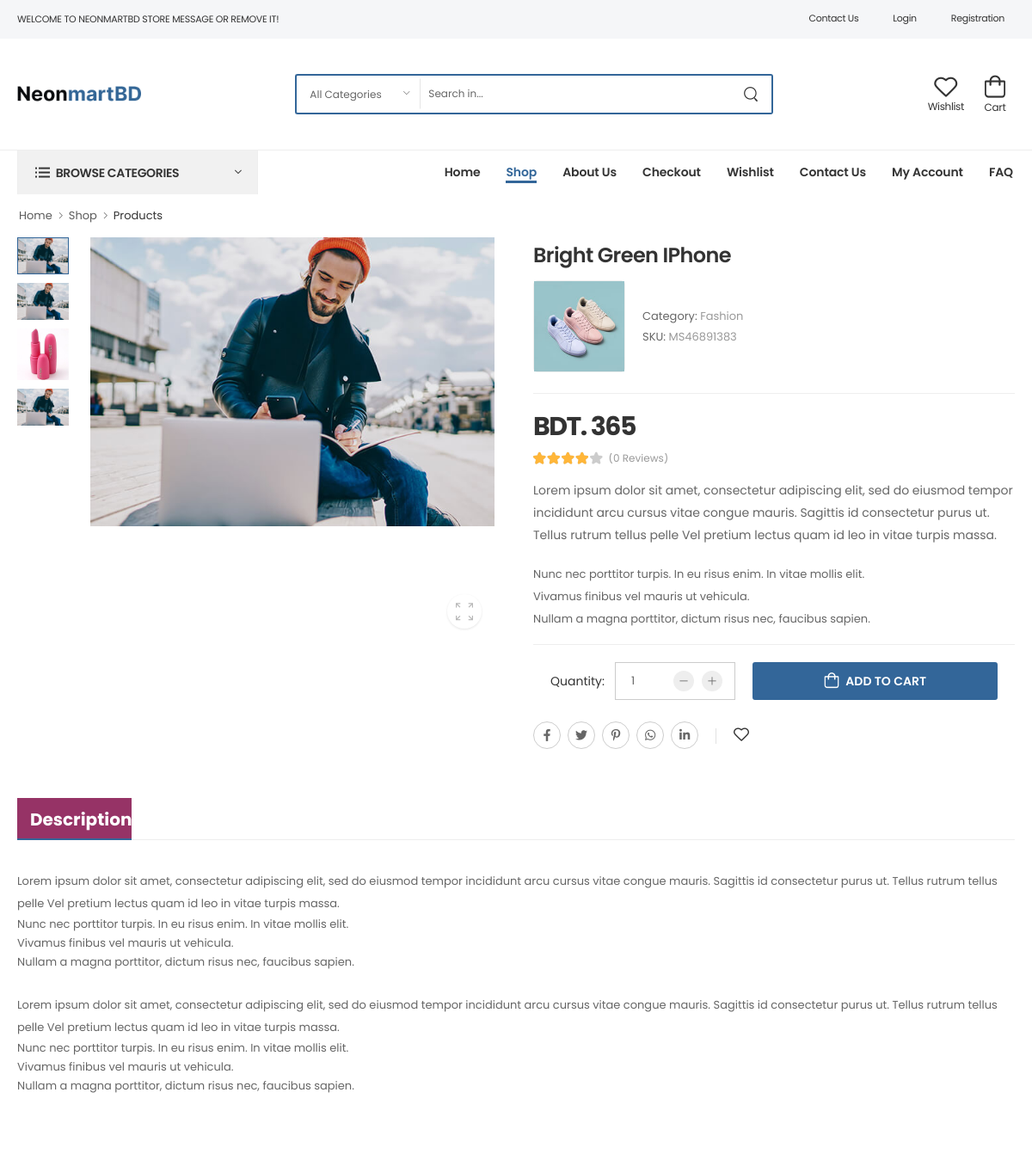
Screenshot of /product-details/bright-green-iphone with the database file from the repository.
### core/models.py (models this page shows, shortened)
class Products(models.Model):
    name = models.CharField(max_length=500)
    category = models.ForeignKey(Category, on_delete=models.CASCADE)
    subcategory = models.ForeignKey(SubCategory,on_delete=models.CASCADE,blank=True, null=True)
    sub_sub_category = models.ForeignKey(SubSubCategory, on_delete=models.CASCADE,blank=True, null=True)
    brand = models.ImageField(upload_to="Brand Image",default="brands/category/1.png")
    sku = models.CharField(max_length=200)
    price = models.PositiveIntegerField()
    stock_status = models.CharField(max_length=100,null=True,blank=True,default="In Stock")
    review = models.PositiveIntegerField(null=True,blank=True,default=0)
    sort_description = RichTextField()
    slug = AutoSlugField(populate_from="name", null=True, unique=True)
    description = RichTextField()
    image = models.ImageField(upload_to="Product Image")
    pdsliderimg1 = models.ImageField(upload_to="Slider Image",blank=True, null=True)
    pdsliderimg2 = models.ImageField(upload_to="Slider Image",blank=True, null=True)
    pdsliderimg3 = models.ImageField(upload_to="Slider Image",blank=True, null=True)

class Category(models.Model):
    name = models.CharField(max_length=500)
    category_img = models.ImageField(upload_to="Category Image",null=True,blank=True)
    filtername = models.CharField(max_length=500, blank=True, null=True)
    def __str__(self):
        return self.name

### core/views.py (the view, shortened to what this page needs)
# urls.py: path('product-details/<slug:slug>', product_details, name="product_details"),
def product_details(request,slug):
    cart = 0
    cart_quantity = 1
    product = Products.objects.get(slug=slug)
    sub_sub_category = SubSubCategory.objects.all()
    sub_category = SubCategory.objects.all()
    category = Category.objects.all()
    home_garden = []
    electronics = []
    fashion = []
    furniture = []
    healthy_beauty = []
    gift_ideas = []
    toy_games = []
    cooking = []
    smart_phones = []
    cameras_photo = []
    accessories = []
    for i in sub_category:
        if i.category.filtername == "home_&_garden":
            home_garden.append(i.name)
        elif i.category.filtername == "electronics":
            electronics.append(i.name)
        elif i.category.filtername == "fashion":
            fashion.append(i.name)
        elif i.category.filtername == "furniture":
            furniture.append(i.name)
        elif i.category.filtername == "healthy_&_beauty":
            healthy_beauty.append(i.name)
        elif i.category.filtername == "gift_ideas":
            gift_ideas.append(i.name)
        elif i.category.filtername == "toy_&_games":
            toy_games.append(i.name)
        elif i.category.filtername == "cooking":
            cooking.append(i.name)
        elif i.category.filtername == "smart_phones":
            smart_phones.append(i.name)
        elif i.category.filtername == "cameras_&_photo":
            cameras_photo.append(i.name)
        elif i.category.filtername == "accessories":
            accessories.append(i.name)
    context = {
        'navbar':'shop',
        'product':product,
        'cart':cart,
        'cart_quantity':cart_quantity,
        'sub_sub_category':sub_sub_category,
        'sub_category':sub_category,
        'home_garden':home_garden,
        'electronics':electronics,
        'fashion':fashion,
        'furniture':furniture,
        'healthy_beauty':healthy_beauty,
        'gift_ideas':gift_ideas,
        'cooking':cooking,
        'smart_phones':smart_phones,
        'cameras_photo':cameras_photo,
        'accessories':accessories,
        'toy_games':toy_games,
    }
    return render(request,"core/product_details.html",context)

### core/templates/core/product_details.html (shortened to what this page needs)
{% extends "base/base.html" %}
{% load static %}
{% block body %}
<link rel="stylesheet" type="text/css" href="{% static 'assets/css/style.min.css' %}" />
<main class="main mb-10 pb-1">
  <nav class="breadcrumb-nav container">
    <ul class="breadcrumb bb-no">
      <li><a href="{% url 'HOME' %}">Home</a></li>
      <li><a href="{% url 'shop_page' %}">Shop</a></li>
      <li>Products </li>
    </ul>
  </nav>
  <div class="page-content">
    <div class="container">
      <div class="product product-single row">
        <div class="col-md-6 mb-6">
          <div class="product-gallery product-gallery-sticky product-gallery-vertical">
            <div class="swiper-container product-single-swiper swiper-theme nav-inner" data-swiper-options="{
                                'navigation': {
                                    'nextEl': '.swiper-button-next',
                                    'prevEl': '.swiper-button-prev'
                                }
                            }">
              <div class="swiper-wrapper row cols-1 gutter-no">
                <div class="swiper-slide">
                  <figure class="product-image">
                    <img src="{{product.image.url}}" data-zoom-image="{{product.image.url}}" alt="Bright Green IPhone"
                      width="800" height="900" />
                  </figure>
                </div>
              </div>
              <a href="#" class="product-gallery-btn product-image-full"><i class="w-icon-zoom"></i></a>
            </div>
            <div class="product-thumbs-wrap swiper-container" data-swiper-options="{
                                'navigation': {
                                    'nextEl': '.swiper-button-next',
                                    'prevEl': '.swiper-button-prev'
                                },
                                'breakpoints': {
                                    '992': {
                                        'direction': 'vertical',
                                        'slidesPerView': 'auto'
                                    }
                                }
                            }">
              <div class="product-thumbs swiper-wrapper row cols-lg-1 cols-4 gutter-sm">
                <div class="product-thumb swiper-slide">
                  <img src="{{product.image.url}}" alt="Product Thumb" width="800"
                    height="900" />
                </div>
                <div class="product-thumb swiper-slide">
                  <img src="{{product.pdsliderimg1.url}}" alt="Product Thumb" width="800"
                    height="900" />
                </div>
                <div class="product-thumb swiper-slide">
                  <img src="{{product.pdsliderimg2.url}}" alt="Product Thumb" width="800"
                    height="900" />
                </div>
                <div class="product-thumb swiper-slide">
                  <img src="{{product.pdsliderimg3.url}}" alt="Product Thumb" width="800"
                    height="900" />
                </div>
              </div>
            </div>
          </div>
        </div>
        <div class="col-md-6 mb-4 mb-md-6">
          <div class="product-details">
            <h1 class="product-title">{{product.name}}</h1>
            <div class="product-bm-wrapper">
              <figure class="brand">
                <img src="{{product.brand.url}}" alt="Brand" width="105"
                  height="48" />
              </figure>
              <div class="product-meta">
                <div class="product-categories">
                  Category:
                  <span class="product-category"><a href="#">{{product.category|capfirst}}</a></span>
                </div>
                <div class="product-sku">
                  SKU: <span>{{product.sku}}</span>
                </div>
              </div>
            </div>
            <hr class="product-divider" />
            <div class="product-price">
              <ins class="new-price">BDT. {{product.price}}</ins>
            </div>
            <div class="ratings-container">
              <div class="ratings-full">
                <span class="ratings" style="width: 80%"></span>
              </div>
              <a href="#" class="rating-reviews">({{product.review}} Reviews)</a>
            </div>
            <div class="product-short-desc lh-2">
              {{product.sort_description|safe}}
            </div>
            <hr class="product-divider" />
            <div class="sticky-content-wrapper">
              <div>
                <div class="product-form container">
                  <div class="product-qty-form with-label">
                    <label>Quantity:</label>
                    <div class="input-group">
                      <button class="quantity_plus w-icon-plus"></button>
                      <button class="quantity_minus w-icon-minus"></button>
                    </div>
                  </div>
                  <button id="addtocart" class="btn btn-primary btn-cart">
                    <span>Add to Cart</span>
                  </button>
                </div>
              </div>
            </div>
            <div class="social-links-wrapper">
              <div class="social-links">
                <div class="social-icons social-no-color border-thin">
                  <a href="#" class="social-icon social-facebook w-icon-facebook"></a>
                  <a href="#" class="social-icon social-twitter w-icon-twitter"></a>
                  <a href="#" class="social-icon social-pinterest fab fa-pinterest-p"></a>
                  <a href="#" class="social-icon social-whatsapp fab fa-whatsapp"></a>
                  <a href="#" class="social-icon social-youtube fab fa-linkedin-in"></a>
                </div>
              </div>
              <div class="product-link-wrapper d-flex">
                <a href="#" class="btn-product-icon btn-wishlist w-icon-heart"></a>
              </div>
            </div>
          </div>
        </div>
      </div>
      <div class="tab tab-nav-boxed tab-nav-underline product-tabs mt-3">
        <ul class="nav nav-tabs" role="tablist">
          <li class="nav-item">
            <a href="#product-tab-description" class="nav-link active">Description</a>
          </li>
        </ul>
        <div class="tab-content">
          <div class="tab-pane active" id="product-tab-description">
            <div class="row mb-4">
              <div class="col-12">
                {{product.description|safe}}
              </div>
            </div>
          </div>
        </div>
      </div>
    </div>
  </div>
</main>
{% endblock body %}

### rows the page displays
Products: image (picture), pdsliderimg1 (picture), pdsliderimg2 (picture), pdsliderimg3 (picture), name "Bright Green IPhone", brand (picture), category "Fashion", sku "MS46891383", price "365", review "0", sort_description "Lorem ipsum dolor sit amet, consectetur adipiscing elit, sed do eiusmod tempor incididunt arcu cursus vitae congue mauris. Sagittis id consectetur purus ut. Tellus rutrum tellus pelle Vel pretium lectus quam id leo in vitae turpis massa. Nunc nec porttitor turpis. In eu risus enim. In vitae mollis elit. Vivamus finibus vel mauris ut vehicula. Nullam a magna porttitor, dictum risus nec, faucibus sapien.", description "Lorem ipsum dolor sit amet, consectetur adipiscing elit, sed do eiusmod tempor incididunt arcu cursus vitae congue mauris. Sagittis id consectetur purus ut. Tellus rutrum tellus pelle Vel pretium lectus quam id leo in vitae turpis massa. Nunc nec porttitor turpis. In eu risus enim. In vitae mollis elit. Vivamus finibus vel mauris ut vehicula. Nullam a magna porttitor, dictum risus nec, faucibus sapien. Lorem ipsum dolor sit amet, consectetur adipiscing elit, sed do eiusmod tempor incididunt arcu cursus vitae congue mauris. Sagittis id consectetur purus ut. Tellus rutrum tellus pelle Vel pretium lectus quam id leo in vitae turpis massa. Nunc nec porttitor turpis. In eu risus enim. In vitae…"
